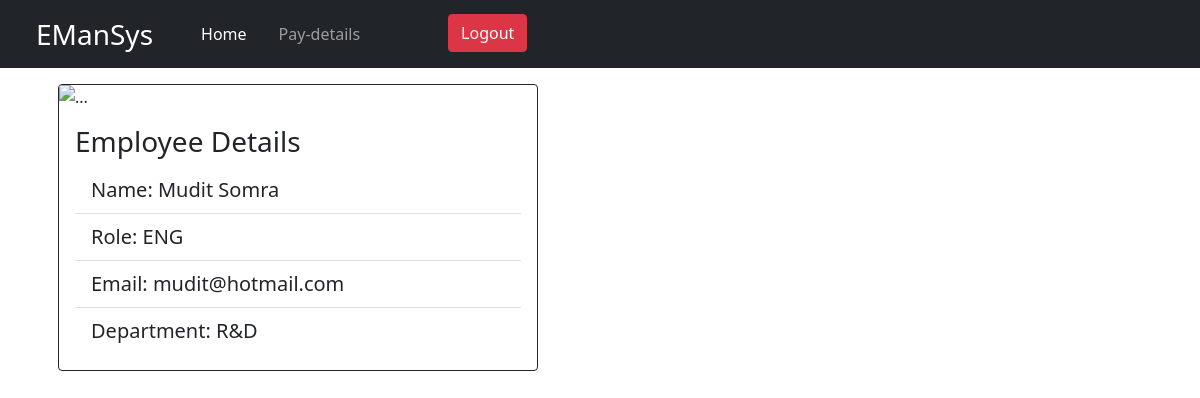
Page /employee/ (signed in) on the committed database.
### Authentication/models.py (models this page shows, shortened)
class User(AbstractUser):
    roles = [
        ('ENG', 'Engineer'),
        ('DES', 'Designer'),
        ('MAG', 'Manager'),
        ('SCI', 'Researcher'),
        ('FIN', 'Finance'),
        ('HR', 'HR')
    ]
    mobile = models.CharField(max_length=10)
    age = models.IntegerField(null=True)
    role = models.CharField(choices=roles, max_length=10)
    is_admin = models.BooleanField(default=False)
    date_joined = models.DateTimeField(default=timezone.now)
    department = models.ForeignKey(Department, on_delete=models.SET_NULL, null=True)
    pay_grade = models.ForeignKey(PayGrade, on_delete=models.SET_NULL, null=True)

class Department(models.Model):
    objects = models.Manager()
    department_name = models.CharField(max_length=20)
    department_description = models.CharField(max_length=50)
    def __str__(self):
        return self.department_name

### EmployeeView/views.py (the view)
# urls.py: 2. Add a URL to urlpatterns:  path('', views.home, name='home')
@login_required(login_url='login')
@user_passes_test(check_if_not_admin)
def home(request):
    return render(request, 'employee_view/home.html')

### EmployeeView/templates/employee_view/home.html (shortened to what this page needs)
{%extends 'employee_view/base.html'%}
{%block content%}
<div class="container">
            <div class="card m-3 border border-dark" style="width: 30rem;">
                <img src="https://www.maturitydating.co.uk/wp-content/uploads/2016/09/shutterstock_341919467.jpg"
                    class="card-img-top" alt="...">
                <div class="card-body">
                    <h5 class="card-title fw-normal fs-3">Employee Details</h5>
                    <ul class="card-text list-group list-group-flush">
                        <li class="list-group-item fw-light fs-5">Name: {{user.first_name}} {{user.last_name}}</li>
                        <li class="list-group-item fw-light fs-5">Role: {{user.role}}</li>
                        <li class="list-group-item fw-light fs-5">Email: {{user.email}}</li>
                        <li class="list-group-item fw-light fs-5">Department: {{user.department}}</li>
                    </ul>
                </div>
            </div>
        </div>
{%endblock%}

### rows in the picture
User: first_name "Mudit", last_name "Somra", role "ENG", email "mudit@hotmail.com", department "R&D"
